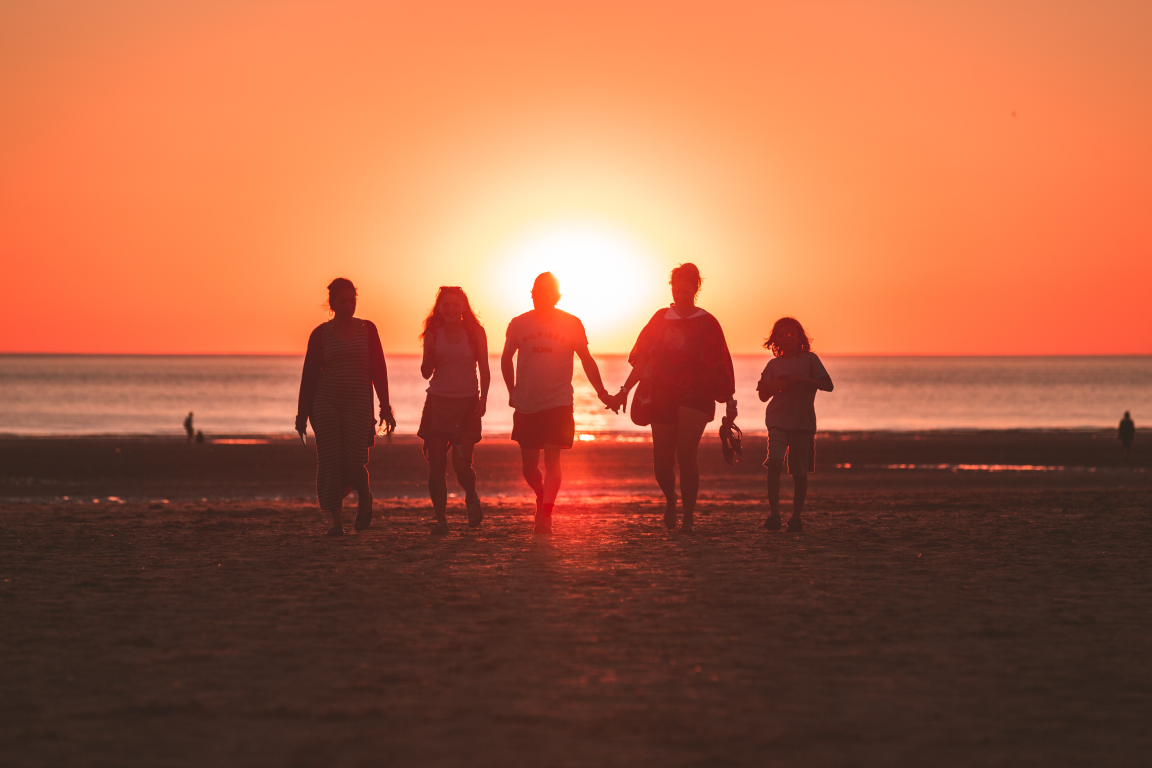
#> input picture Number_of_people_counter/image.jpg, 5758 x 3839 px (shown at 1/5 size)
$ jupyter execute people_counter.ipynb
#> lines starting #> are read from the running program, lines starting #| are printed output that depends on the picture; after the words box and inside, x2 and y2 are one past the last pixel; in counts of white or black regions, pixels touching at a corner belong together
# Install OpenCV and imutils

# Importing necessary libraries

[cell 1]
import cv2
import imutils
from imutils.object_detection import non_max_suppression
from matplotlib import pyplot as plt

# Reading the Image

[cell 2]
image=cv2.imread('image.jpg')
#> image is the input picture: shape (3839, 5758, 3); mean B, G, R 67.1, 96, 165.7

# Initializing the HOG person

[cell 3]
hog=cv2.HOGDescriptor()
hog.setSVMDetector(cv2.HOGDescriptor_getDefaultPeopleDetector())

# Resizing the image

[cell 4]
gray=cv2.cvtColor(image,cv2.COLOR_RGB2GRAY)
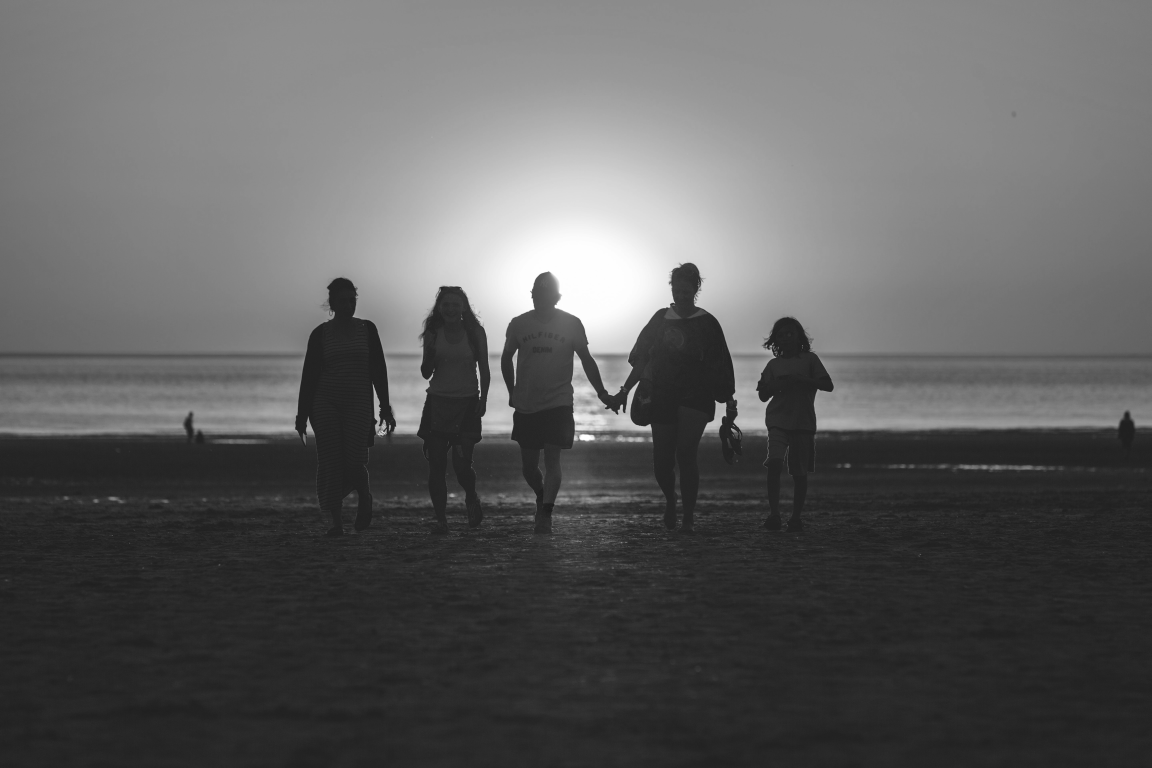
#> gray: shape (3839, 5758) (shown at 1/5 size); min 12, max 255, mean 95.3
image=imutils.resize(gray,width=min(600,image.shape[1]))  #resizing
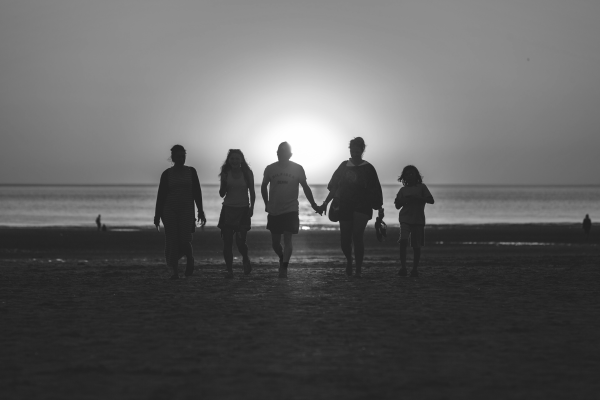
#> image: shape (400, 600); min 31, max 254, mean 95.3

# Detecting all humans

[cell 5]
(humans,_)=hog.detectMultiScale(image,
                            winStride=(4,4),
                            padding=(3,3),
                            scale=1.21)
#> humans = [[376, 151, 73, 146], [239, 123, 89, 177], [130, 121, 97, 194], [194, 130, 83, 166], [306, 116, 97, 194]]

Applying non max suppression

[cell 6]
humans_nms=non_max_suppression(humans,probs=None,overlapThresh=0.65)
#> humans_nms = [[306, 116, 97, 194], [130, 121, 97, 194], [239, 123, 89, 177], [194, 130, 83, 166], [376, 151, 73, 146]]
counter=0           #initializing the counter

# Drawing the rectangle regions

[cell 7]
for(x,y,w,h) in humans_nms:
    cv2.rectangle(image,(x,y),(x+w,y+h),(0,0,255),2)
    counter+=1  #increasing the counter
#> this loop made 5 passes
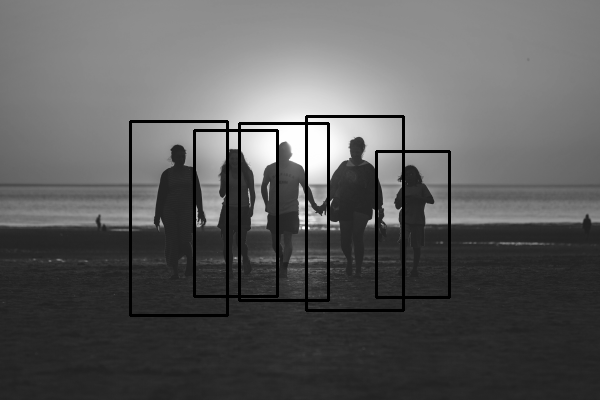
#> image: shape (400, 600); 3.25% of pixels changed, all inside (x1, y1, x2, y2) = (129, 115, 451, 317)
#> after the loop, counter = 5

# Displaying number of humans in frame

[cell 8]
cv2.putText(image,f'Number of Humans:{int(counter)}',(5,30),cv2.FONT_HERSHEY_COMPLEX,.7,(0,0,255),1)
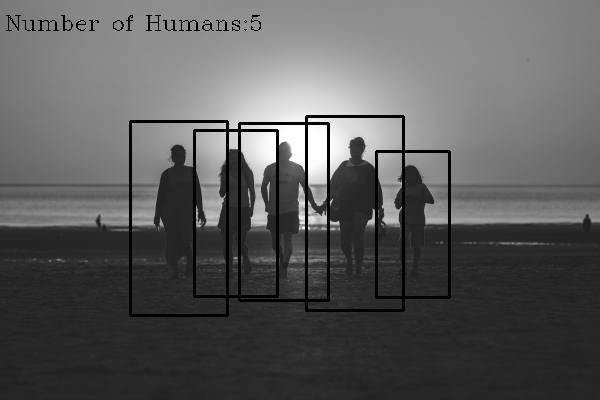
#> image: shape (400, 600); 0.34% of pixels changed, all inside (x1, y1, x2, y2) = (6, 15, 261, 31)
